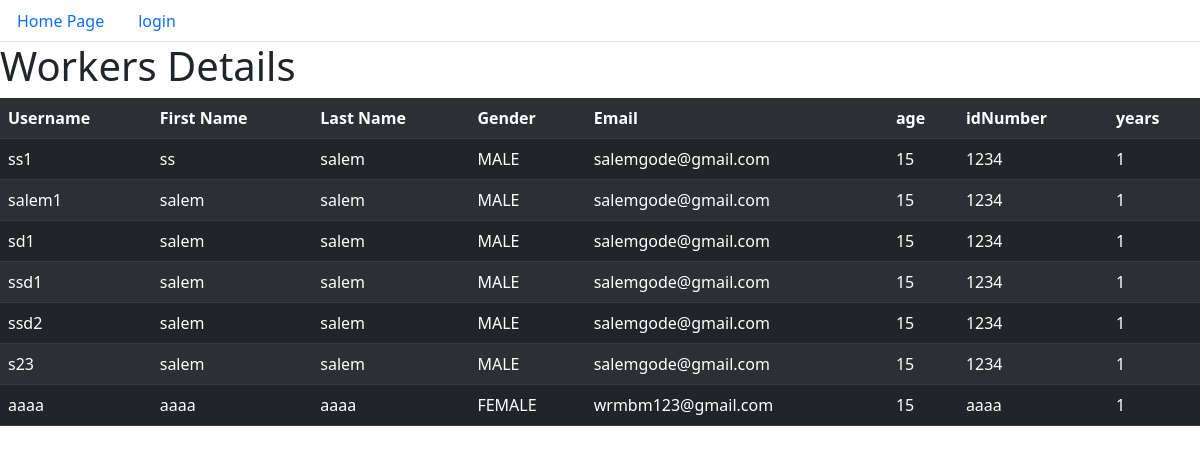
/members/worker_details, run on an earlier commit of the app's database.
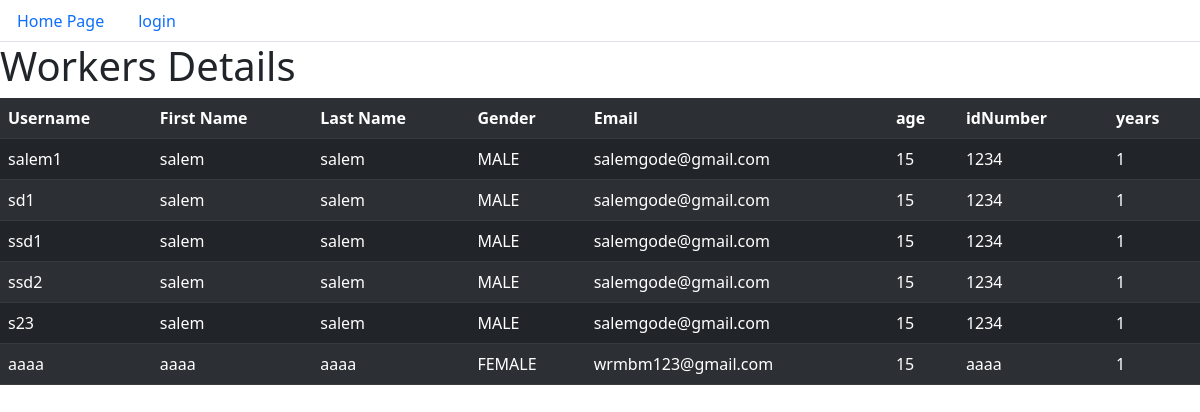
And on a later commit of the database.
### members/models.py (models this page shows)
class Worker(models.Model):
    user = models.OneToOneField(User, on_delete=models.CASCADE)
    idNumber = models.CharField(max_length=9)
    gender = models.IntegerField(choices=GENDER_CHOICES)
    age = models.IntegerField(default=15)
    email = models.CharField(max_length=100)
    years = models.IntegerField(default=1)

### members/views.py (the view)
# urls.py: path('worker_details', views.worker_details, name='worker_details'),
def worker_details(request):
    all_workers = Worker.objects.all()
    workers = []
    active = []
    group = Group.objects.get(name='WORKER')
    for worker in all_workers:
        workers.append(worker)
    for worker in workers:
        if worker.user.is_active == True:
            active.append(worker)
    context = {'workers': active}
    return render(request, 'worker_details.html', context)

### members/templates/worker_details.html
{% extends 'base.html' %}
{% block content %}
<h1>Workers Details</h1>
<table class="table table-dark table-striped">
    <tr>
        <th>Username</th>
        <th>First Name</th>
        <th>Last Name</th>
        <th>Gender</th>
        <th>Email</th>
        <th>age</th>
        <th>idNumber</th>
        <th>years</th>
    </tr>
    {% for worker in workers %}
    <tr>
        <td>{{ worker.user.username }}</td>
        <td>{{ worker.user.first_name }}</td>
        <td>{{ worker.user.last_name }}</td>
        {% if worker.gender == 0 %}
        <td>MALE</td>
        {% else%}
        <td> FEMALE</td>
        {% endif %}
        <td>{{ worker.user.email }}</td>
        <td>{{ worker.age }}</td>
        <td>{{ worker.idNumber }}</td>
        <td>{{ worker.years }}</td>
    </tr>
    {% endfor %}
</table>
{% endblock %}

### members/templates/base.html (shortened to what this page needs)
<!DOCTYPE html>
<html>
<head>
</head>
<link href="https://cdn.jsdelivr.net/npm/bootstrap@5.2.3/dist/css/bootstrap.min.css" rel="stylesheet"
>
<body>
<ul class="nav nav-tabs">
    <li class="nav-item">
        <a class="nav-link" href="manager_home">Home Page</a>
    </li>
    {% if user.is_authenticated %}
    <li class="nav-item">
        <a class="nav-link" href="logout_user">logout</a>
    </li>
    <li class="nav-item">Welcome {{ user.username }}</li>
    {% else %}
    <li class="nav-item">
        <a class="nav-link" href="login_user">login</a>
    </li>
    {% endif %}
</ul>
<main>
    {% block content %}
    {% endblock %}
</main>
</body>
</html>

What changed in the data, as far as the page shows it:
removed Worker: user.username "ss1", user.first_name "ss", user.last_name "salem", gender "MALE", user.email "salemgode@gmail.com", age "15", idNumber "1234", years "1"
